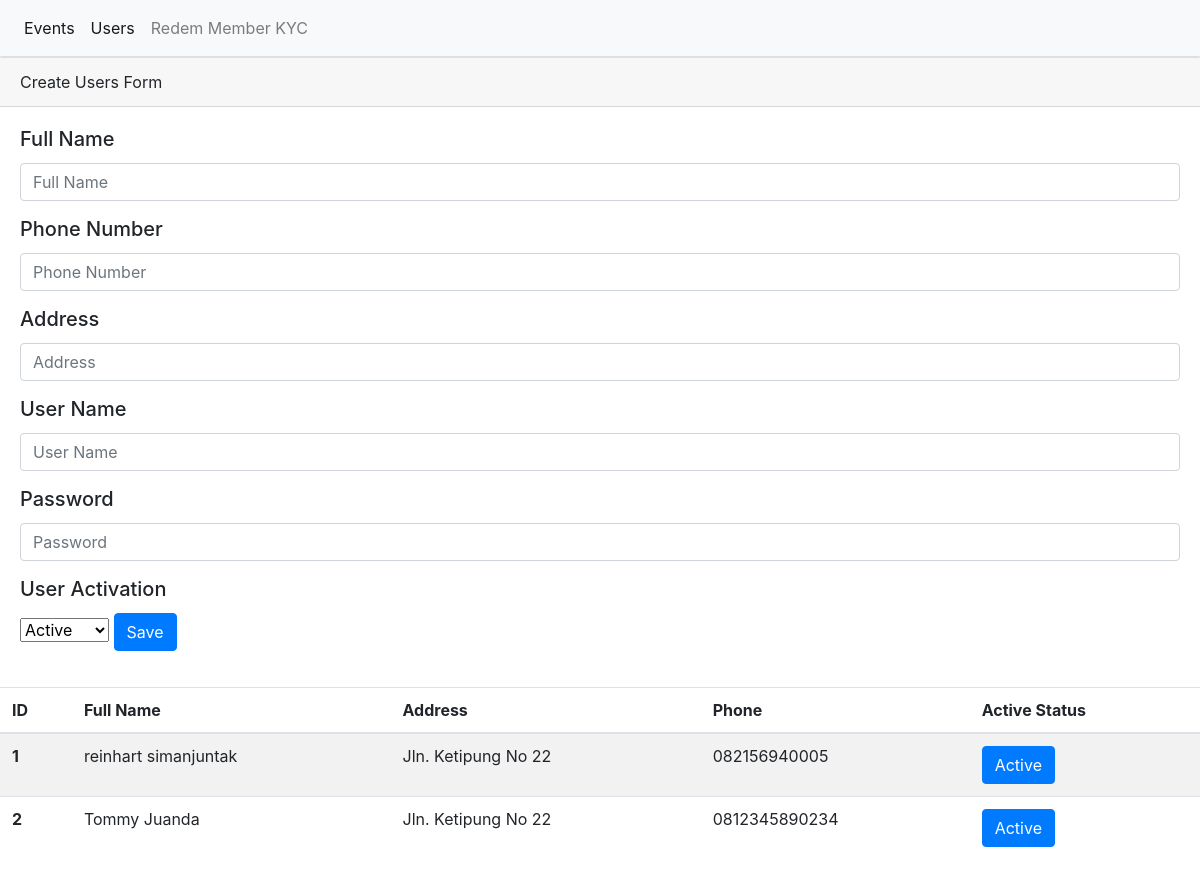
/list-users, run on an earlier commit of the app's database.
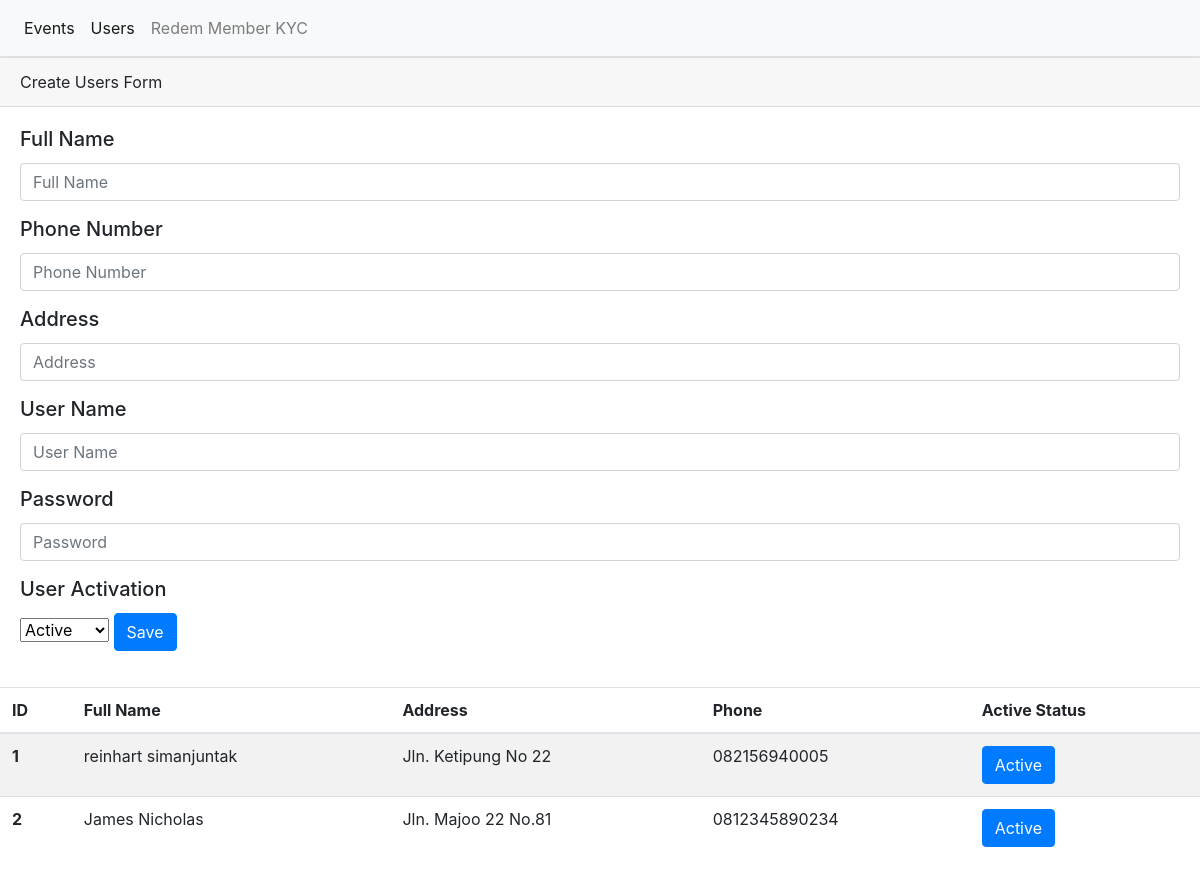
And on a later commit of the database.
### main.py (models this page shows)
class Users(db.Model):
    __tablename__ = "users"
    id = db.Column(db.Integer, primary_key=True)
    user_name = db.Column(db.String(50), unique=True, nullable=False)
    user_password = db.Column(db.String(50), unique=True, nullable=False)
    full_name = db.Column(db.String(100), unique=False, nullable=False)
    address = db.Column(db.String(500), unique=False, nullable=False)
    phone_number = db.Column(db.String(30), unique=False, nullable=False)
    is_active = db.Column(db.Boolean, unique=False, nullable=False)
    events = db.relationship('Events', secondary=events_users, backref=db.backref('user_applied_events', lazy=True))

### main.py (the view)
@app.route('/list-users')
def list_users():
    list_users = db.session.query(Users.id, Users.full_name, Users.address, Users.phone_number, Users.is_active).all()
    return render_template('list-users.html', list_users=list_users)

### templates/list-users.html (shortened to what this page needs)
{% include 'header.html' %}
<div class="card"></div>
    <div class="card-header">
        Create Users Form
    </div>
        <div class="card-body">
            <form action="/add-user" method="POST">
                <h5 class="card-title">Full Name</h5>
                <p class="card-text"><input type="text" name="full_name" class="form-control" placeholder="Full Name" aria-label="Full Name" aria-describedby="basic-addon1"></p>
                <h5 class="card-title">Phone Number</h5>
                <p class="card-text"><input type="text" name="phone_number" class="form-control" placeholder="Phone Number" aria-label="Phone Nuber" aria-describedby="basic-addon1"></p>
                <h5 class="card-title">Address</h5>
                <p class="card-text"><input type="text" name="address_user" class="form-control" placeholder="Address" aria-label="Address" aria-describedby="basic-addon1"></p>
                <h5 class="card-title">User Name</h5>
                <p class="card-text"><input type="text" name="user_name" class="form-control" placeholder="User Name" aria-label="Username" aria-describedby="basic-addon1"></p>
                <h5 class="card-title">Password</h5>
                <p class="card-text"><input type="password" name="password" class="form-control" placeholder="Password" aria-label="Password" aria-describedby="basic-addon1"></p>
                <h5 class="card-title">User Activation</h5>
                <select name="activate_deactive" id="activate_deactive">
                    <option value="True">Active</option>
                </select>
                <button type="submit" class="btn btn-primary">Save</button>
            </form>
        </div>
<table class="table table-striped">
    <thead>
      <tr>
        <th scope="col">ID</th>
        <th scope="col">Full Name</th>
        <th scope="col">Address</th>
        <th scope="col">Phone</th>
        <th scope="col">Active Status</th>
      </tr>
    </thead>
    <tbody>
     {% for user in list_users%}
        <tr>
            <th scope="row">{{user.id}}</th>
            <td>{{user.full_name}}</td>
            <td>{{user.address}}</td>
            <td>{{user.phone_number}}</td>
            {% if user.is_active %}
              <td><div class="btn btn-primary">Active</div></td>
            {% else %}
              <td><div class="btn btn-danger">Deactive</div></td>
            {% endif %}
        </tr>
      {% endfor %}
    </tbody>
  </table>

What changed in the data, as far as the page shows it:
changed Users id 2: full_name "Tommy Juanda" → "James Nicholas"; address "Jln. Ketipung No 22" → "Jln. Majoo 22 No.81"
